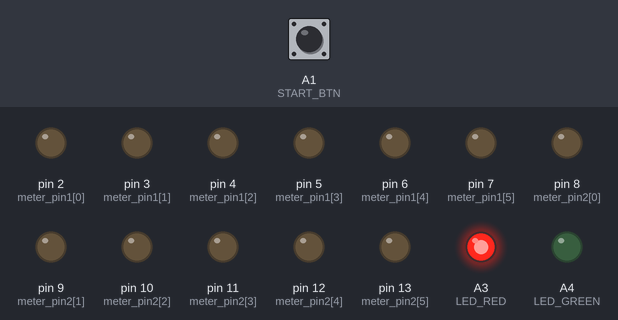
Simulated run of this sketch. Board: Arduino Uno, built with avr-gcc and run on an emulated ATmega328P. On the bench: output pins drawn as LEDs (lit = HIGH). Dashed ring = blinking. The inputs (shaded band) are chosen by the test bench; at power-on: A1 (START_BTN) HIGH. Random numbers use the default seed unless the sketch sets one.

Above: at 1.2 s.
1.3 s: A1 (START_BTN) pulled LOW for 0.15 s
At 1.46 s:
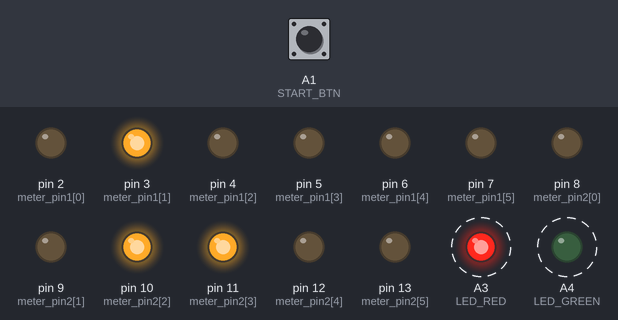
At 3.25 s:
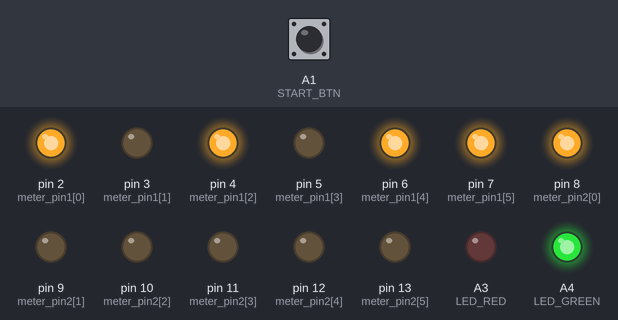
4.3 s: A1 (START_BTN) pulled LOW for 1 s
At 4.7 s:
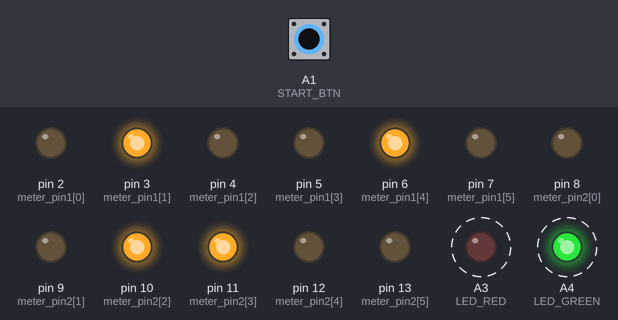
7.3 s: A1 (START_BTN) pulled LOW for 0.15 s
At 9.25 s:
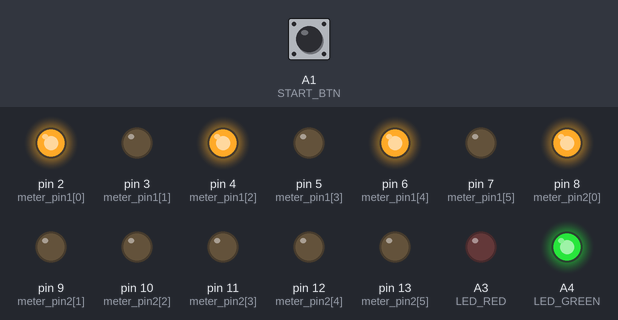
10.3 s: A1 (START_BTN) pulled LOW for 3.2 s
15.0 s: A1 (START_BTN) pulled LOW for 0.15 s
18.0 s: A1 (START_BTN) pulled LOW for 1 s
Timing chart, 0 to 23.6 s (numbered marks = the images above; inputs shaded):
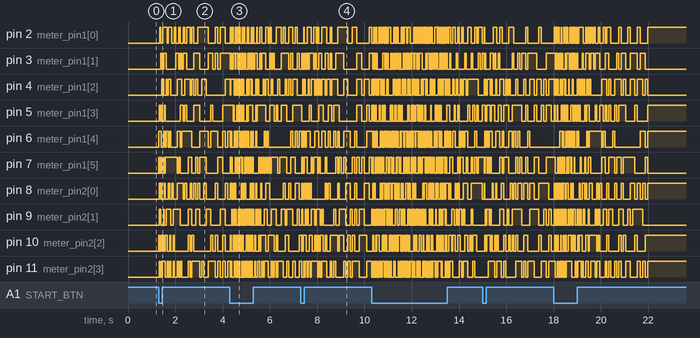

Measured:
- after the input at 1.3 s, A3 (LED_RED): alternates HIGH for 0.02 s and LOW for 0.02 s, 7 changes in all, then stays LOW, starting at once; A4 (LED_GREEN): alternates HIGH for 0.02 s and LOW for 0.02 s, 7 changes in all, then stays HIGH, starting at once

The sketch:

ijing.ino
```cpp
#define MAX 6

///////////////////// Variables
int meter_pin1[8]             = {2,3,4,5,6,7};
int meter_pin2[8]             = {8,9,10,11,12,13};
int START_BTN                 = A1;
int LED_RED                   = A3;
int LED_GREEN                 = A4;

int count                     = -1;
int del                       = 10;
int toggle                    = 0;
////////////////////////////////////////////////////////////////////////////////////


//////////////////////////////////////////////////////////////////////////////////// Core Functionality
///////////////////// Randomizing
long seed(int s){ randomSeed(s); }
long randomize(int min, int max){ return random(min, max); }
/////////////////////

///////////////////// POPULATE ARR WITH RANDOMS
void generate_64(int* arr, long n1, long n2, int max){
  for(int i = 0 ; i < max ; i++){
      int m = i < 3 ? i : i-3 ;
      int k = i < 3 ? n1 : n2 ;
      arr[i] = (int)((k & (int) pow(2, m)) != 0) ;
    }
}
/////////////////////

///////////////////// Randoms Display
void outputRandoms(){

  int arr1[MAX] = {0}, arr2[MAX] = {0};

  generate_64(arr1, randomize(8, 15) - 8, randomize(8, 15) - 8, MAX) ;
  generate_64(arr2, randomize(8, 15) - 8, randomize(8, 15) - 8, MAX) ;

  for(int i = 0 ; i < MAX ; i++){
    analogWrite(meter_pin1[MAX-i-1], arr1[i] != 0 ? 1023 : 0);
  }

  for(int i = 0 ; i < MAX ; i++){
    analogWrite(meter_pin2[MAX-i-1], arr2[i] != 0 ? 1023 : 0);
  }
}
/////////////////////

///////////////////// LED Control & Display
void LED(int mode){
  int val_R, val_G;
  switch(mode){
    case 0:                           // LED back to normal GREEN
      val_R = 255, val_G = 0;         break;
    case 1:                           // LED flashes RED/GREEN in alternance
      toggle = !toggle;
      val_R = toggle * 255, val_G = !toggle * 255; break;
    case 2:                           // LED swithes to RED
      val_R = 0, val_G = 255;         break;
  }
  analogWrite(LED_RED, val_R);
  analogWrite(LED_GREEN, val_G);
}
/////////////////////
////////////////////////////////////////////////////////////////////////////////////


//////////////////////////////////////////////////////////////////////////////////// Setup & Loop Declarations
///////////////////// Setup
void setup() {

  seed(analogRead(A0));                   // Rendom Seed Setup to unread A0 pin

  pinMode(A1, INPUT_PULLUP);              // Start Button Pin Setup

  for(int i =  0 ; i < MAX ; i++){        // Binary Meters Pin Setup
    pinMode(meter_pin1[i], OUTPUT);
    pinMode(meter_pin2[i], OUTPUT);
  }
}
/////////////////////


///////////////////// Loop
void loop() {

  int state_read = digitalRead(START_BTN);

  if(state_read == LOW){ // while start button is on pressed state

    LED(1);                       // Set LED to ACTION Mode

    outputRandoms();               // generates & displays randoms

    count = 40;                   // countdown settings for when unpressed
    del = 10;

  }else{ // is start button is on inactive state

    if( count > -1){ // starts countdown

      outputRandoms();             // keep on generating & displaying randoms

      LED(2);                     // Set LED to WAIT Mode

      count--;                    // decrement countdown + increase delay (slowing down effect)
      delay(del+=2);

    }else{                        // countdown is done -> back to inactive/ready state

      LED(0);                     // Reset LED to DEFAULT Mode

      del = 10;                   // reset countdown settings
      count = -1;

    }
  }
  delay(20);
}
/////////////////////
```
